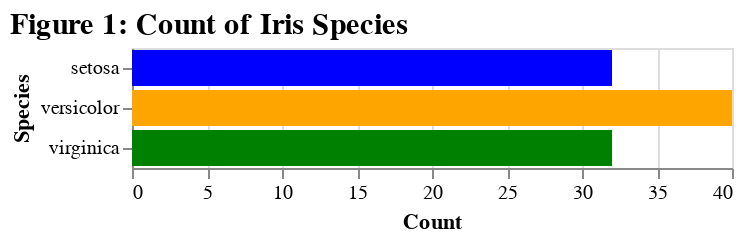

Notebook code cell kept with this figure:
### Markdown cell above
### Bar Plot
Bar plot provides an overview of the count of each species.

### Code cell
import altair as alt

alt.Chart(train_df).mark_bar().encode(
    x = alt.X("count()").title("Count"),
    y = alt.Y("species").title("Species"),
    color = alt.Color(
        "species",
        scale=alt.Scale(
            domain=['setosa', 'versicolor', 'virginica'],
            range=['blue', 'orange', 'green'])
    ).legend(None)
).properties(
    title = alt.TitleParams(
        text = "Figure 1: Count of Iris Species",
        anchor = 'start',
        fontSize = 15
    )
)

### Figure 1 — Vega-Lite specification as saved in the notebook (floating-point values rounded to 4 significant figures)
{"config": {"view": {"continuousWidth": 300, "continuousHeight": 300}}, "data": {"name": "data-f8d6489093dac04ec4986618a4fe300c"}, "mark": {"type": "bar"}, "encoding": {"color": {"field": "species", "legend": null, "scale": {"domain": ["setosa", "versicolor", "virginica"], "range": ["blue", "orange", "green"]}, "type": "nominal"}, "x": {"aggregate": "count", "title": "Count", "type": "quantitative"}, "y": {"field": "species", "title": "Species", "type": "nominal"}}, "title": {"text": "Figure 1: Count of Iris Species", "anchor": "start", "fontSize": 15}, "$schema": "https://vega.github.io/schema/vega-lite/v5.20.1.json", "datasets": {"data-f8d6489093dac04ec4986618a4fe300c": [{"sepal_length": 5.8, "sepal_width": 2.8, "petal_length": 5.1, "petal_width": 2.4, "species": "virginica"}, {"sepal_length": 7.7, "sepal_width": 3.0, "petal_length": 6.1, "petal_width": 2.3, "species": "virginica"}, {"sepal_length": 5.5, "sepal_width": 2.3, "petal_length": 4.0, "petal_width": 1.3, "species": "versicolor"}, {"sepal_length": 5.1, "sepal_width": 3.8, "petal_length": 1.5, "petal_width": 0.3, "species": "setosa"}, {"sepal_length": 4.4, "sepal_width": 3.0, "petal_length": 1.3, "petal_width": 0.2, "species": "setosa"}, {"sepal_length": 6.5, "sepal_width": 3.2, "petal_length": 5.1, "petal_width": 2.0, "species": "virginica"}, {"sepal_length": 5.1, "sepal_width": 3.3, "petal_length": 1.7, "petal_width": 0.5, "species": "setosa"}, {"sepal_length": 4.9, "sepal_width": 3.1, "petal_length": 1.5, "petal_width": 0.1, "species": "setosa"}, {"sepal_length": 6.7, "sepal_width": 3.1, "petal_length": 4.7, "petal_width": 1.5, "species": "versicolor"}, {"sepal_length": 6.1, "sepal_width": 3.0, "petal_length": 4.6, "petal_width": 1.4, "species": "versicolor"}, {"sepal_length": 5.5, "sepal_width": 2.5, "petal_length": 4.0, "petal_width": 1.3, "species": "versicolor"}, {"sepal_length": 5.7, "sepal_width": 2.6, "petal_length": 3.5, "petal_width": 1.0, "species": "versicolor"}, {"sepal_length": 5.8, "sepal_width": 2.7, "petal_length": 5.1, "petal_width": 1.9, "species": "virginica"}, {"sepal_length": 6.7, "sepal_width": 3.1, "petal_length": 4.4, "petal_width": 1.4, "species": "versicolor"}, {"sepal_length": 6.4, "sepal_width": 3.2, "petal_length": 5.3, "petal_width": 2.3, "species": "virginica"}, {"sepal_length": 4.5, "sepal_width": 2.3, "petal_length": 1.3, "petal_width": 0.3, "species": "setosa"}, {"sepal_length": 6.9, "sepal_width": 3.1, "petal_length": 5.1, "petal_width": 2.3, "species": "virginica"}, {"sepal_length": 5.7, "sepal_width": 3.0, "petal_length": 4.2, "petal_width": 1.2, "species": "versicolor"}, {"sepal_length": 5.1, "sepal_width": 3.7, "petal_length": 1.5, "petal_width": 0.4, "species": "setosa"}, {"sepal_length": 4.8, "sepal_width": 3.4, "petal_length": 1.6, "petal_width": 0.2, "species": "setosa"}, {"sepal_length": 6.3, "sepal_width": 2.9, "petal_length": 5.6, "petal_width": 1.8, "species": "virginica"}, {"sepal_length": 6.4, "sepal_width": 2.9, "petal_length": 4.3, "petal_width": 1.3, "species": "versicolor"}, {"sepal_length": 5.6, "sepal_width": 2.8, "petal_length": 4.9, "petal_width": 2.0, "species": "virginica"}, {"sepal_length": 7.7, "sepal_width": 2.6, "petal_length": 6.9, "petal_width": 2.3, "species": "virginica"}, {"sepal_length": 5.1, "sepal_width": 3.8, "petal_length": 1.9, "petal_width": 0.4, "species": "setosa"}, {"sepal_length": 6.4, "sepal_width": 3.2, "petal_length": 4.5, "petal_width": 1.5, "species": "versicolor"}, {"sepal_length": 5.5, "sepal_width": 2.4, "petal_length": 3.7, "petal_width": 1.0, "species": "versicolor"}, {"sepal_length": 5.9, "sepal_width": 3.0, "petal_length": 5.1, "petal_width": 1.8, "species": "virginica"}, {"sepal_length": 4.8, "sepal_width": 3.0, "petal_length": 1.4, "petal_width": 0.1, "species": "setosa"}, {"sepal_length": 6.4, "sepal_width": 2.8, "petal_length": 5.6, "petal_width": 2.1, "species": "virginica"}, {"sepal_length": 6.3, "sepal_width": 3.3, "petal_length": 4.7, "petal_width": 1.6, "species": "versicolor"}, {"sepal_length": 7.0, "sepal_width": 3.2, "petal_length": 4.7, "petal_width": 1.4, "species": "versicolor"}, {"sepal_length": 5.0, "sepal_width": 3.0, "petal_length": 1.6, "petal_width": 0.2, "species": "setosa"}, {"sepal_length": 6.1, "sepal_width": 3.0, "petal_length": 4.9, "petal_width": 1.8, "species": "virginica"}, {"sepal_length": 6.3, "sepal_width": 2.5, "petal_length": 5.0, "petal_width": 1.9, "species": "virginica"}, {"sepal_length": 5.0, "sepal_width": 3.5, "petal_length": 1.6, "petal_width": 0.6, "species": "setosa"}, {"sepal_length": 4.9, "sepal_width": 3.0, "petal_length": 1.4, "petal_width": 0.2, "species": "setosa"}, {"sepal_length": 6.1, "sepal_width": 2.8, "petal_length": 4.0, "petal_width": 1.3, "species": "versicolor"}, {"sepal_length": 6.5, "sepal_width": 2.8, "petal_length": 4.6, "petal_width": 1.5, "species": "versicolor"}, {"sepal_length": 6.3, "sepal_width": 3.3, "petal_length": 6.0, "petal_width": 2.5, "species": "virginica"}, {"sepal_length": 5.8, "sepal_width": 4.0, "petal_length": 1.2, "petal_width": 0.2, "species": "setosa"}, {"sepal_length": 4.6, "sepal_width": 3.4, "petal_length": 1.4, "petal_width": 0.3, "species": "setosa"}, {"sepal_length": 5.5, "sepal_width": 2.4, "petal_length": 3.8, "petal_width": 1.1, "species": "versicolor"}, {"sepal_length": 5.0, "sepal_width": 3.4, "petal_length": 1.6, "petal_width": 0.4, "species": "setosa"}, {"sepal_length": 5.9, "sepal_width": 3.2, "petal_length": 4.8, "petal_width": 1.8, "species": "versicolor"}, {"sepal_length": 6.0, "sepal_width": 3.0, "petal_length": 4.8, "petal_width": 1.8, "species": "virginica"}, {"sepal_length": 4.8, "sepal_width": 3.1, "petal_length": 1.6, "petal_width": 0.2, "species": "setosa"}, {"sepal_length": 6.7, "sepal_width": 2.5, "petal_length": 5.8, "petal_width": 1.8, "species": "virginica"}, {"sepal_length": 5.7, "sepal_width": 4.4, "petal_length": 1.5, "petal_width": 0.4, "species": "setosa"}, {"sepal_length": 5.7, "sepal_width": 3.8, "petal_length": 1.7, "petal_width": 0.3, "species": "setosa"}, {"sepal_length": 6.7, "sepal_width": 3.0, "petal_length": 5.0, "petal_width": 1.7, "species": "versicolor"}, {"sepal_length": 4.6, "sepal_width": 3.6, "petal_length": 1.0, "petal_width": 0.2, "species": "setosa"}, {"sepal_length": 5.4, "sepal_width": 3.7, "petal_length": 1.5, "petal_width": 0.2, "species": "setosa"}, {"sepal_length": 6.6, "sepal_width": 2.9, "petal_length": 4.6, "petal_width": 1.3, "species": "versicolor"}, {"sepal_length": 7.3, "sepal_width": 2.9, "petal_length": 6.3, "petal_width": 1.8, "species": "virginica"}, {"sepal_length": 6.6, "sepal_width": 3.0, "petal_length": 4.4, "petal_width": 1.4, "species": "versicolor"}, {"sepal_length": 5.6, "sepal_width": 2.9, "petal_length": 3.6, "petal_width": 1.3, "species": "versicolor"}, {"sepal_length": 5.6, "sepal_width": 2.5, "petal_length": 3.9, "petal_width": 1.1, "species": "versicolor"}, {"sepal_length": 4.6, "sepal_width": 3.1, "petal_length": 1.5, "petal_width": 0.2, "species": "setosa"}, {"sepal_length": 5.0, "sepal_width": 3.5, "petal_length": 1.3, "petal_width": 0.3, "species": "setosa"}, {"sepal_length": 6.8, "sepal_width": 2.8, "petal_length": 4.8, "petal_width": 1.4, "species": "versicolor"}, {"sepal_length": 6.3, "sepal_width": 2.8, "petal_length": 5.1, "petal_width": 1.5, "species": "virginica"}, {"sepal_length": 4.9, "sepal_width": 3.1, "petal_length": 1.5, "petal_width": 0.2, "species": "setosa"}, {"sepal_length": 5.2, "sepal_width": 3.5, "petal_length": 1.5, "petal_width": 0.2, "species": "setosa"}, {"sepal_length": 5.6, "sepal_width": 2.7, "petal_length": 4.2, "petal_width": 1.3, "species": "versicolor"}, {"sepal_length": 6.0, "sepal_width": 3.4, "petal_length": 4.5, "petal_width": 1.6, "species": "versicolor"}, {"sepal_length": 6.2, "sepal_width": 2.9, "petal_length": 4.3, "petal_width": 1.3, "species": "versicolor"}, {"sepal_length": 7.1, "sepal_width": 3.0, "petal_length": 5.9, "petal_width": 2.1, "species": "virginica"}, {"sepal_length": 6.9, "sepal_width": 3.1, "petal_length": 4.9, "petal_width": 1.5, "species": "versicolor"}, {"sepal_length": 5.8, "sepal_width": 2.6, "petal_length": 4.0, "petal_width": 1.2, "species": "versicolor"}, {"sepal_length": 5.7, "sepal_width": 2.8, "petal_length": 4.1, "petal_width": 1.3, "species": "versicolor"}, {"sepal_length": 7.6, "sepal_width": 3.0, "petal_length": 6.6, "petal_width": 2.1, "species": "virginica"}, {"sepal_length": 5.0, "sepal_width": 3.4, "petal_length": 1.5, "petal_width": 0.2, "species": "setosa"}, {"sepal_length": 5.3, "sepal_width": 3.7, "petal_length": 1.5, "petal_width": 0.2, "species": "setosa"}, {"sepal_length": 5.9, "sepal_width": 3.0, "petal_length": 4.2, "petal_width": 1.5, "species": "versicolor"}, {"sepal_length": 6.3, "sepal_width": 3.4, "petal_length": 5.6, "petal_width": 2.4, "species": "virginica"}, {"sepal_length": 6.7, "sepal_width": 3.3, "petal_length": 5.7, "petal_width": 2.1, "species": "virginica"}, {"sepal_length": 6.5, "sepal_width": 3.0, "petal_length": 5.2, "petal_width": 2.0, "species": "virginica"}, {"sepal_length": 5.1, "sepal_width": 3.4, "petal_length": 1.5, "petal_width": 0.2, "species": "setosa"}, {"sepal_length": 5.4, "sepal_width": 3.0, "petal_length": 4.5, "petal_width": 1.5, "species": "versicolor"}, {"sepal_length": 4.7, "sepal_width": 3.2, "petal_length": 1.3, "petal_width": 0.2, "species": "setosa"}, {"sepal_length": 5.8, "sepal_width": 2.7, "petal_length": 4.1, "petal_width": 1.0, "species": "versicolor"}, {"sepal_length": 5.7, "sepal_width": 2.8, "petal_length": 4.5, "petal_width": 1.3, "species": "versicolor"}, {"sepal_length": 5.0, "sepal_width": 3.3, "petal_length": 1.4, "petal_width": 0.2, "species": "setosa"}, {"sepal_length": 6.2, "sepal_width": 2.2, "petal_length": 4.5, "petal_width": 1.5, "species": "versicolor"}, {"sepal_length": 6.9, "sepal_width": 3.1, "petal_length": 5.4, "petal_width": 2.1, "species": "virginica"}, {"sepal_length": 6.0, "sepal_width": 2.9, "petal_length": 4.5, "petal_width": 1.5, "species": "versicolor"}, {"sepal_length": 6.7, "sepal_width": 3.3, "petal_length": 5.7, "petal_width": 2.5, "species": "virginica"}, {"sepal_length": 6.4, "sepal_width": 2.7, "petal_length": 5.3, "petal_width": 1.9, "species": "virginica"}, {"sepal_length": 5.2, "sepal_width": 4.1, "petal_length": 1.5, "petal_width": 0.1, "species": "setosa"}, {"sepal_length": 6.1, "sepal_width": 2.8, "petal_length": 4.7, "petal_width": 1.2, "species": "versicolor"}, {"sepal_length": 4.6, "sepal_width": 3.2, "petal_length": 1.4, "petal_width": 0.2, "species": "setosa"}, {"sepal_length": 6.2, "sepal_width": 3.4, "petal_length": 5.4, "petal_width": 2.3, "species": "virginica"}, {"sepal_length": 5.7, "sepal_width": 2.5, "petal_length": 5.0, "petal_width": 2.0, "species": "virginica"}, {"sepal_length": 5.7, "sepal_width": 2.9, "petal_length": 4.2, "petal_width": 1.3, "species": "versicolor"}, {"sepal_length": 4.9, "sepal_width": 2.4, "petal_length": 3.3, "petal_width": 1.0, "species": "versicolor"}, {"sepal_length": 6.3, "sepal_width": 2.7, "petal_length": 4.9, "petal_width": 1.8, "species": "virginica"}, {"sepal_length": 4.9, "sepal_width": 2.5, "petal_length": 4.5, "petal_width": 1.7, "species": "virginica"}, {"sepal_length": 6.0, "sepal_width": 2.7, "petal_length": 5.1, "petal_width": 1.6, "species": "versicolor"}, {"sepal_length": 5.1, "sepal_width": 3.5, "petal_length": 1.4, "petal_width": 0.3, "species": "setosa"}, {"sepal_length": 5.1, "sepal_width": 2.5, "petal_length": 3.0, "petal_width": 1.1, "species": "versicolor"}, {"sepal_length": 5.6, "sepal_width": 3.0, "petal_length": 4.5, "petal_width": 1.5, "species": "versicolor"}, {"sepal_length": 6.2, "sepal_width": 2.8, "petal_length": 4.8, "petal_width": 1.8, "species": "virginica"}, {"sepal_length": 7.2, "sepal_width": 3.6, "petal_length": 6.1, "petal_width": 2.5, "species": "virginica"}]}}
